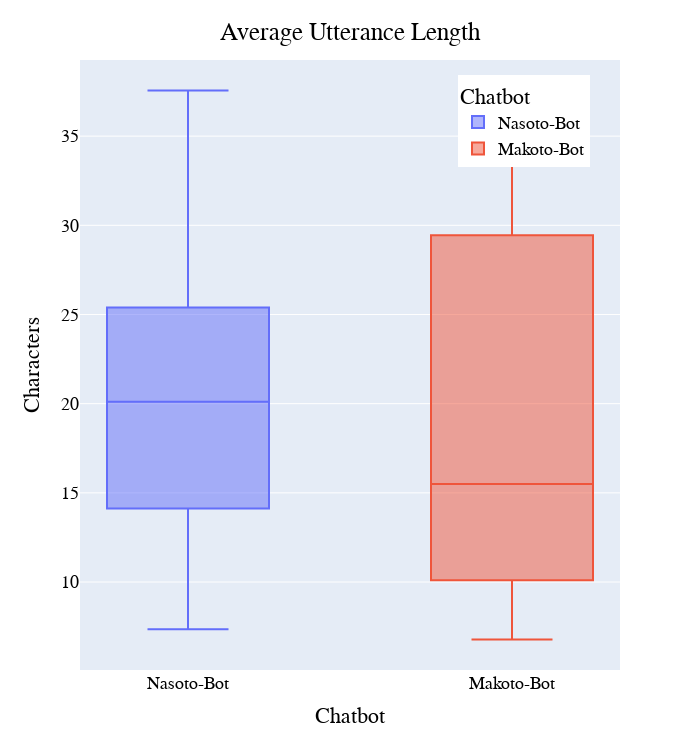

Notebook code for this chart:
### Markdown cell above
# Average Utterance Length

### Code cell
fig = px.box(df_cd , "Chatbot", "Avg_Utt_Len", "Chatbot")
fig.update_traces(quartilemethod="exclusive", width=0.5) # or "inclusive", or "linear" by default
fig.update_layout(
    width=700,
    height=750,
    title={
        'text': "Average Utterance Length",
        'y':0.97,
        'x':0.5,
        'xanchor': 'center',
        'yanchor': 'top'},
    yaxis_title="Characters",
    legend=dict(x=0.7, y=0.975),
    font=dict(
        family="Arial",
        size=18,
        color="#000000"
    ),
)
fig.show()

### Figure 1 — Plotly figure (JSON) as saved in the notebook; plotly's stock layout.template omitted (floating-point values rounded to 4 significant figures)
{"data": [{"alignmentgroup": "True", "hovertemplate": "Chatbot=%{x}<br>Avg_Utt_Len=%{y}<extra></extra>", "legendgroup": "Nasoto-Bot", "marker": {"color": "#636efa"}, "name": "Nasoto-Bot", "notched": false, "offsetgroup": "Nasoto-Bot", "orientation": "v", "quartilemethod": "exclusive", "showlegend": true, "type": "box", "width": 0.5, "x": ["Nasoto-Bot", "Nasoto-Bot", "Nasoto-Bot", "Nasoto-Bot", "Nasoto-Bot", "Nasoto-Bot", "Nasoto-Bot", "Nasoto-Bot", "Nasoto-Bot", "Nasoto-Bot", "Nasoto-Bot", "Nasoto-Bot", "Nasoto-Bot"], "x0": " ", "xaxis": "x", "y": [15.3, 13, 25.11, 37.56, 22.22, 15.25, 25.68, 26.07, 7.357, 18.5, 23.29, 20.11, 9.833], "y0": " ", "yaxis": "y"}, {"alignmentgroup": "True", "hovertemplate": "Chatbot=%{x}<br>Avg_Utt_Len=%{y}<extra></extra>", "legendgroup": "Makoto-Bot", "marker": {"color": "#EF553B"}, "name": "Makoto-Bot", "notched": false, "offsetgroup": "Makoto-Bot", "orientation": "v", "quartilemethod": "exclusive", "showlegend": true, "type": "box", "width": 0.5, "x": ["Makoto-Bot", "Makoto-Bot", "Makoto-Bot", "Makoto-Bot", "Makoto-Bot", "Makoto-Bot", "Makoto-Bot", "Makoto-Bot", "Makoto-Bot", "Makoto-Bot", "Makoto-Bot", "Makoto-Bot", "Makoto-Bot"], "x0": " ", "xaxis": "x", "y": [15.62, 12.88, 22.11, 11.44, 12.76, 8.75, 30.18, 15.5, 28.71, 33, 6.778, 8.333, 36.38], "y0": " ", "yaxis": "y"}], "layout": {"boxmode": "group", "font": {"color": "#000000", "family": "Arial", "size": 18}, "height": 750, "legend": {"title": {"text": "Chatbot"}, "tracegroupgap": 0, "x": 0.7, "y": 0.975}, "margin": {"t": 60}, "title": {"text": "Average Utterance Length", "x": 0.5, "xanchor": "center", "y": 0.97, "yanchor": "top"}, "width": 700, "xaxis": {"anchor": "y", "categoryarray": ["Nasoto-Bot", "Makoto-Bot"], "categoryorder": "array", "domain": [0, 1], "title": {"text": "Chatbot"}}, "yaxis": {"anchor": "x", "domain": [0, 1], "title": {"text": "Characters"}}}}
